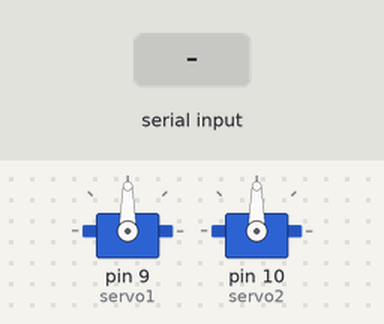
A sketch run on a simulated Arduino Uno, built with avr-gcc and run on an emulated ATmega328P. Parts: 2 × servo. The inputs (shaded band) are chosen by the test bench. What the sketch prints to the serial monitor is not drawn.

Above: at 1.2 s.
1.3 s: "s90\n" received over Serial
At 1.8 s:
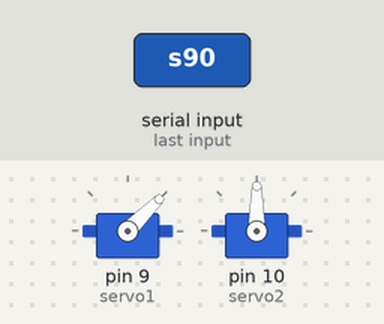
2.8 s: "s,45\n" received over Serial
At 4.0 s:
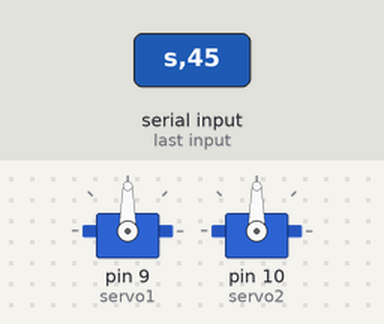
4.3 s: "e90\n" received over Serial
At 5.2 s:
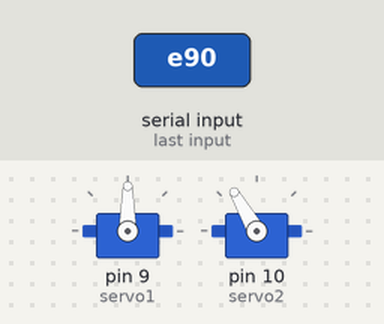
5.8 s: "e,45\n" received over Serial
At 6.4 s:
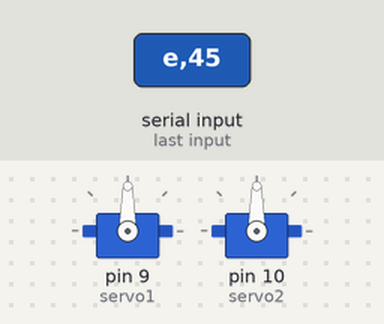
7.3 s: "s" received over Serial
At 8.5 s:
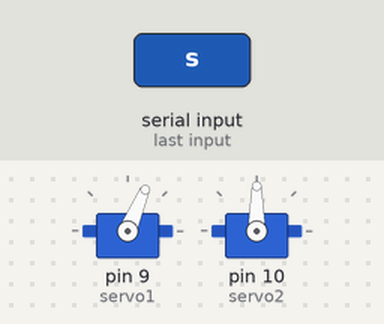
8.8 s: "e" received over Serial
At 9.9 s:
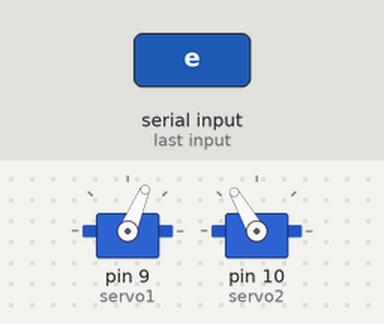
Timing chart, 0 to 11.3 s (numbered marks = the images above; inputs shaded):
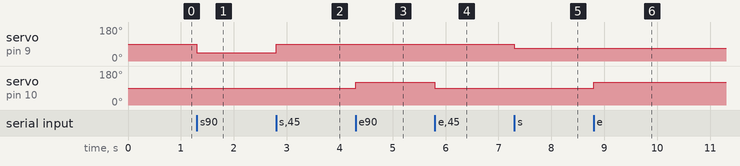

The sketch:

Maker_Faire_face.ino
```cpp
#include <Servo.h>

Servo servo1,servo2;

void setup() {

  pinMode(1,OUTPUT);
  servo1.attach(9); //analog pin 0
  servo2.attach(10); //analog pin 0
  servo1.write(90);
  servo2.write(90);
  // servo1.setMaximumPulse(2200);
  //servo1.setMinimumPulse(700);


  Serial.begin(19200);
  Serial.println("Ready");

}

void loop() {

  static int v = 0 ,t = 0 ;
  if ( Serial.available())
  {
    char ch = Serial.read();
    switch(ch)
    {
    case '0'...'9':
      v = v * 10 + ch - '0';
      //t = t * 10 + ch - '0';
      break;
    case 's':
      servo1.write(v/2+45);//Y
      v = 0;
      break;
    case 'e':
      if((180-v)>120){
        v=60;
      }
      if((180-v)<80){
        v=120;
      }
      servo2.write(180-v);//X
      v = 0;
      break;
    }//end switch(ch)
  }//end if
}//end loop
```

Measured:
- after the input at 1.3 s, servo on pin 9 (servo1): 90° → 45° at once
- after the input at 2.8 s, servo on pin 9 (servo1): 45° → 90° at once
- after the input at 4.3 s, servo on pin 10 (servo2): 90° → 120° at once
- after the input at 5.8 s, servo on pin 10 (servo2): 120° → 90° at once
- after the input at 7.3 s, servo on pin 9 (servo1): 90° → 67° at once
- after the input at 8.8 s, servo on pin 10 (servo2): 90° → 120° at once
